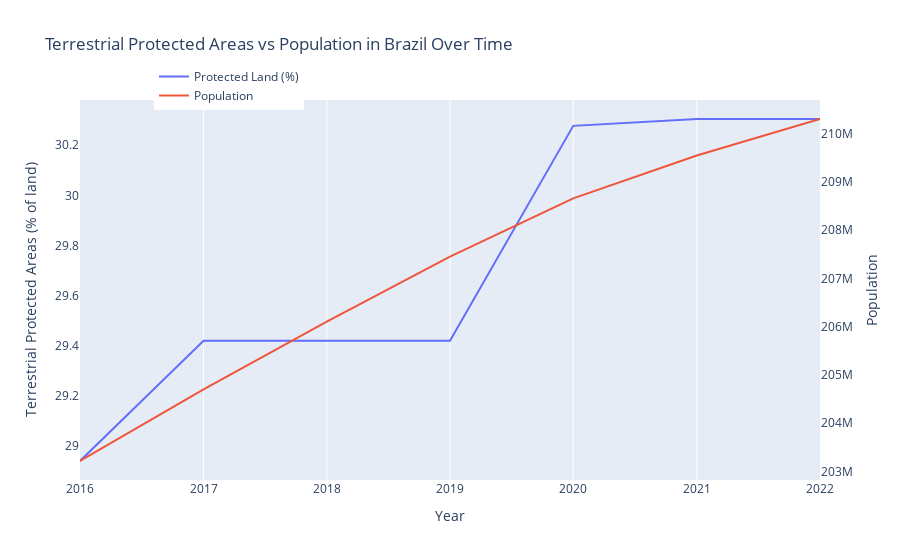

Notebook code cell kept with this figure:
### Code cell
# Define indicators for Terrestrial Protected Areas and Population
indicators = {
    "ER.LND.PTLD.ZS": "Terrestrial Protected Areas (% of land)",
    "SP.POP.TOTL": "Population"
}

# Define country
country = "BRA"  # Brazil's country code

# Fetch data from World Bank API
data = wbdata.get_dataframe(indicators, country=country)

# Convert index (years) to datetime format
data.index = pd.to_datetime(data.index.astype(str) + "-01-01")

# Drop missing values
data.dropna(inplace=True)

# Create figure
fig = go.Figure()

# Add Terrestrial Protected Areas trace (left y-axis)
fig.add_trace(go.Scatter(x=data.index, y=data["Terrestrial Protected Areas (% of land)"], 
                         mode="lines", name="Protected Land (%)", 
                         yaxis="y1"))

# Add Population trace (right y-axis)
fig.add_trace(go.Scatter(x=data.index, y=data["Population"], 
                         mode="lines", name="Population", 
                         yaxis="y2"))

# Update layout for dual axes
fig.update_layout(
    title="Terrestrial Protected Areas vs Population in Brazil Over Time",
    xaxis=dict(title="Year"),
    yaxis=dict(title="Terrestrial Protected Areas (% of land)", side="left", showgrid=False),
    yaxis2=dict(title="Population", side="right", overlaying="y", showgrid=False),
    legend=dict(x=0.1, y=1.1)
)

# Show plot
fig.show()

### Figure 1 — Plotly figure (JSON) as saved in the notebook; plotly's stock layout.template omitted (floating-point values rounded to 4 significant figures)
{"data": [{"mode": "lines", "name": "Protected Land (%)", "type": "scatter", "x": ["2022-01-01T00:00:00", "2021-01-01T00:00:00", "2020-01-01T00:00:00", "2019-01-01T00:00:00", "2018-01-01T00:00:00", "2017-01-01T00:00:00", "2016-01-01T00:00:00"], "y": [30.3, 30.3, 30.28, 29.42, 29.42, 29.42, 28.94], "yaxis": "y"}, {"mode": "lines", "name": "Population", "type": "scatter", "x": ["2022-01-01T00:00:00", "2021-01-01T00:00:00", "2020-01-01T00:00:00", "2019-01-01T00:00:00", "2018-01-01T00:00:00", "2017-01-01T00:00:00", "2016-01-01T00:00:00"], "y": [210306415, 209550294, 208660842, 207455459, 206107261, 204703445, 203218114], "yaxis": "y2"}], "layout": {"legend": {"x": 0.1, "y": 1.1}, "title": {"text": "Terrestrial Protected Areas vs Population in Brazil Over Time"}, "xaxis": {"title": {"text": "Year"}}, "yaxis": {"showgrid": false, "side": "left", "title": {"text": "Terrestrial Protected Areas (% of land)"}}, "yaxis2": {"overlaying": "y", "showgrid": false, "side": "right", "title": {"text": "Population"}}}}
